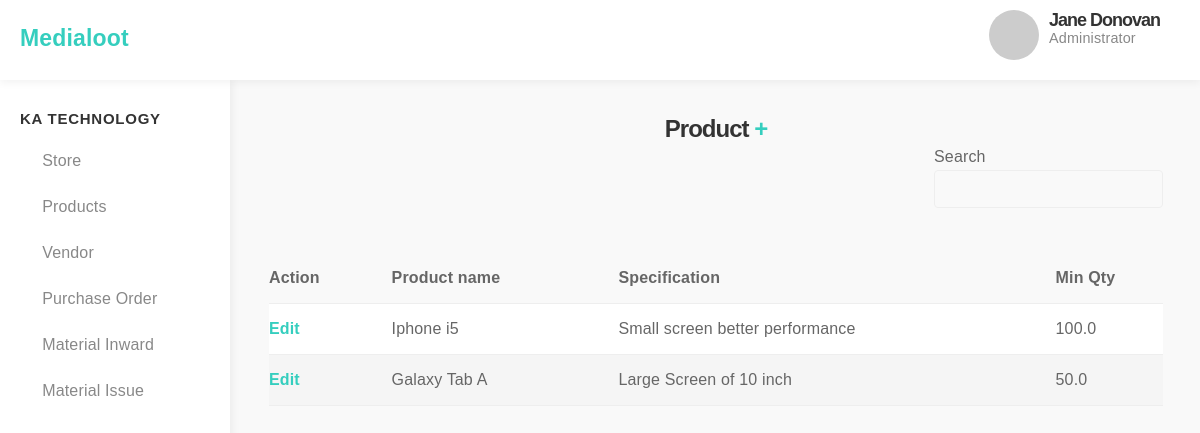
The app's page /product/ with its own data.
### store/models.py (models this page shows, shortened)
class Product(models.Model):
    productname=models.CharField(max_length=255)
    specification=models.CharField(max_length=255)
    minStock=models.FloatField()
    reOrderPoint=models.FloatField()
    minOrderQty=models.FloatField()
    class Meta:
        managed=True
        db_table='product'

### store/views.py (the view)
# urls.py: path('product/',views.productreg,name='productreg'),
def productreg(request):
    productall=models.Product.objects.all()
    page=request.GET.get('page',1)
    paginator=Paginator(productall,10)
    try:
        products=paginator.page(page)
    except PageNotAnInteger:
        products=Paginator.page(1)
    except EmptyPage:
        products=Paginator.page(paginator.num_pages)
    return render(request,'store/productreg.html',{"data":products})

### store/templates/store/productreg.html (shortened to what this page needs)
{% extends 'index.html' %}
{% block content %}
<center><h3>Product <a class="btn-sm btn-info" href="{% url 'add-product' %}" role="button">+</a></h3> </center>
    <div style="float:right">
<div class="input-group input-group-sm mb-3">
  <div class="input-group-prepend">
    <span class="input-group-text" id="inputGroup-sizing-sm">Search</span>
  </div>
  <input type="text" class="form-control" name="search" aria-label="Small" aria-describedby="inputGroup-sizing-sm">
</div>
    </div>
    <table class="table table-stripedtable table-striped table-light table-sm">
    <thead class="thead-light">
        <tr>
            <th scope="col">Action</th>
            <th scope="col">Product name</th>
            <th scope="col">Specification</th>
            <th scope="col">Min Qty</th>
        </tr>
    </thead>
    <tbody >
    {% for product in data %}
        <tr>
        <th scope="row"><a href="{% url 'update-product' product.id %}">Edit</a></th>
        <td>{{ product.productname }}</td>
        <td>{{ product.specification }}</td>
        <td>{{ product.minStock }}</td>
        </tr>
    {% endfor %}
    </tbody>
    </table>
{% endblock content %}

### static/css/styles.css (style rules this page uses)
body { background: #f9f9f9; height: 100%; width: 100%; overflow-x: hidden; font-size: 1.6em; font-family: "Open Sans", "Helvetica Neue", Helvetica, Arial, sans-serif; color: #333; }
h1, h2, h3, h4, h5, h6 { font-weight: 500; letter-spacing: -.1rem; margin-bottom: 2.0rem; margin-top: 0; }
h3 { font-size: 1.6em; }
a { color: #35cebe; }
td, th { border-bottom: 0.1rem solid #eee; }
.mb-3 { margin-bottom: 3rem; }
input[type='email'], input[type='number'], input[type='password'], input[type='search'], input[type='tel'], input[type='text'], input[type='url'], textarea, select { border: 1px solid #f9f9f9 !important; }
input[type='email'], input[type='number'], input[type='password'], input[type='search'], input[type='tel'], input[type='text'], input[type='url'], textarea, select { border: 0.1rem solid #eee !important; border-radius: .4rem; box-shadow: none; }
input[type='email'], input[type='number'], input[type='password'], input[type='search'], input[type='tel'], input[type='text'], input[type='url'], select { max-width: 60rem; }

### records on screen
Product: productname "Iphone i5", specification "Small screen better performance", minStock "100.0"
Product: productname "Galaxy Tab A", specification "Large Screen of 10 inch", minStock "50.0"
